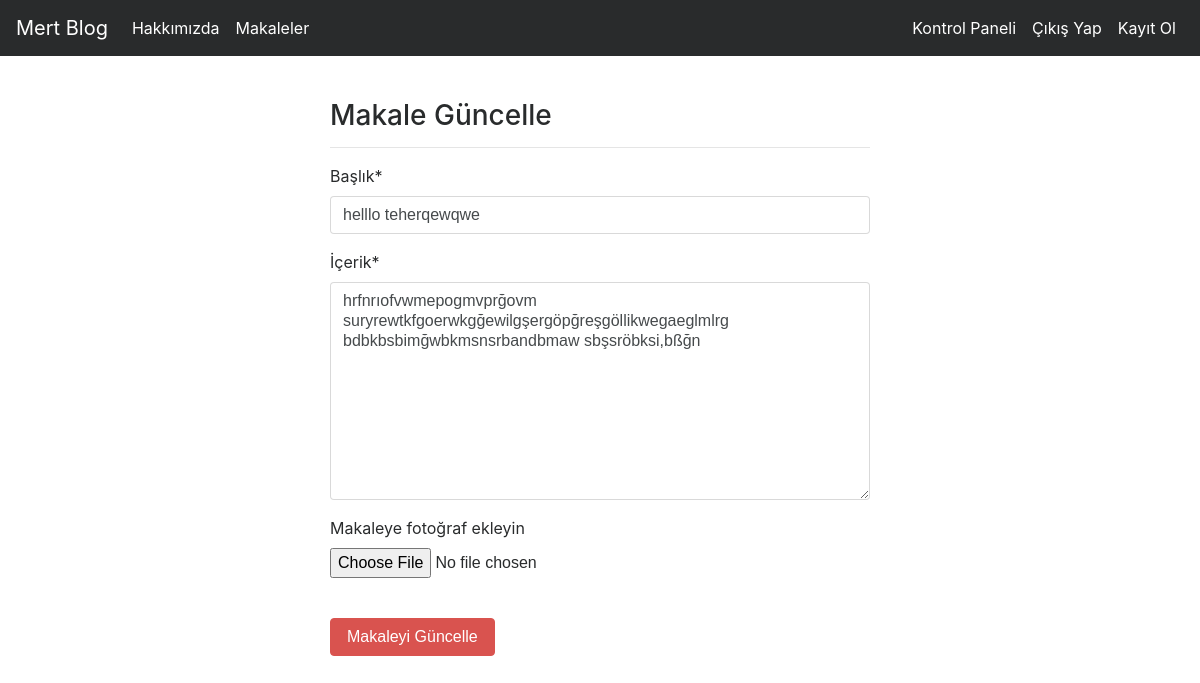
The page /articles/update/4 (signed in) on the database its author committed.
### article/models.py (models this page shows, shortened)
class Article(models.Model):
    author = models.ForeignKey("auth.User", on_delete= models.CASCADE,verbose_name="Yazar")
    title = models.CharField(max_length=50,verbose_name="Başlık")
    content = RichTextField(verbose_name="İçerik")
    created_date = models.DateTimeField(auto_now_add=True,verbose_name="Oluşturulma Tarihi")
    article_image = models.FileField(blank= True,null = True,verbose_name="Makaleye fotoğraf ekleyin")
    class Meta:
        ordering = ['-created_date']

### article/views.py (the view)
# urls.py: path('update/<int:id>',views.updateArticle,name = "update"),
@login_required(login_url="user:login")
def updateArticle(request,id):
    article = get_object_or_404(Article,id = id)
    form = ArticleForm(request.POST or None,request.FILES or None,instance = article)
    if form.is_valid():
       article = form.save(commit=False)
       article.author = request.user
       article.save()
       messages.success(request,"Makale Başarıyla Güncellendi")
       return redirect("article:dashboard")
    return render(request,"update.html",{"form":form})

### article/forms.py
class ArticleForm(forms.ModelForm):
    class Meta:
        model = Article
        fields = ["title","content","article_image"]

### templates/update.html (shortened to what this page needs)
{% extends "layout.html" %}
{% block body %}
{% load crispy_forms_tags %}
<div class="row">
    <div class="col-md-6 offset-md-3">
        <h3>Makale Güncelle</h3>
        <hr>
        <form method="post" enctype="multipart/form-data">
            {{form|crispy}}
            <br>
            <button type = "submit" class = "btn btn-danger">Makaleyi Güncelle</button>
        </form>
    </div>
  </div>
{% endblock body %}

### rows shown on the page
Article: title "helllo teherqewqwe", content "hrfnrıofvwmepogmvprğovm suryrewtkfgoerwkgğewilgşergöpğreşgöllikwegaeglmlrg bdbkbsbimğwbkmsnsrbandbmaw sbşsröbksi,bßğn"
